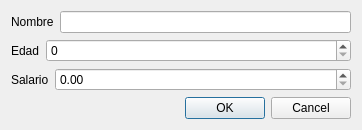
<?xml version="1.0" encoding="UTF-8"?>
<ui version="4.0">
 <class>PersonaDialog</class>
 <widget class="QDialog" name="PersonaDialog">
  <property name="geometry">
   <rect>
    <x>0</x>
    <y>0</y>
    <width>362</width>
    <height>112</height>
   </rect>
  </property>
  <property name="windowTitle">
   <string>Dialog</string>
  </property>
  <layout class="QVBoxLayout" name="verticalLayout">
   <item>
    <layout class="QHBoxLayout" name="horizontalLayout">
     <item>
      <widget class="QLabel" name="label">
       <property name="text">
        <string>Nombre</string>
       </property>
      </widget>
     </item>
     <item>
      <widget class="QLineEdit" name="nombre"/>
     </item>
    </layout>
   </item>
   <item>
    <layout class="QFormLayout" name="formLayout">
     <item row="0" column="0">
      <widget class="QLabel" name="label_2">
       <property name="text">
        <string>Edad</string>
       </property>
      </widget>
     </item>
     <item row="0" column="1">
      <widget class="QSpinBox" name="edad"/>
     </item>
    </layout>
   </item>
   <item>
    <layout class="QFormLayout" name="formLayout_2">
     <item row="0" column="0">
      <widget class="QLabel" name="label_3">
       <property name="text">
        <string>Salario</string>
       </property>
      </widget>
     </item>
     <item row="0" column="1">
      <widget class="QDoubleSpinBox" name="salario">
       <property name="maximum">
        <double>10000000000000000000000.000000000000000</double>
       </property>
      </widget>
     </item>
    </layout>
   </item>
   <item>
    <widget class="QDialogButtonBox" name="buttonBox">
     <property name="standardButtons">
      <set>QDialogButtonBox::Cancel|QDialogButtonBox::Ok</set>
     </property>
    </widget>
   </item>
  </layout>
 </widget>
 <resources/>
 <connections/>
</ui>
